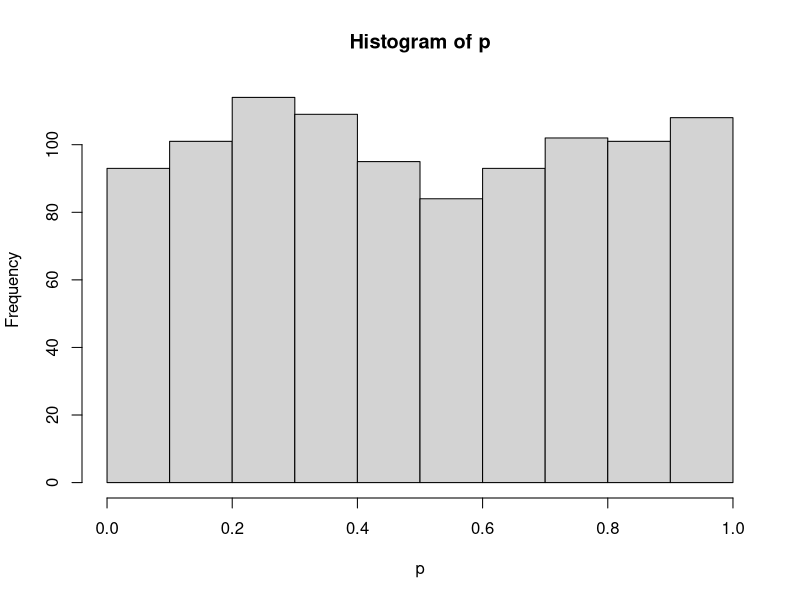
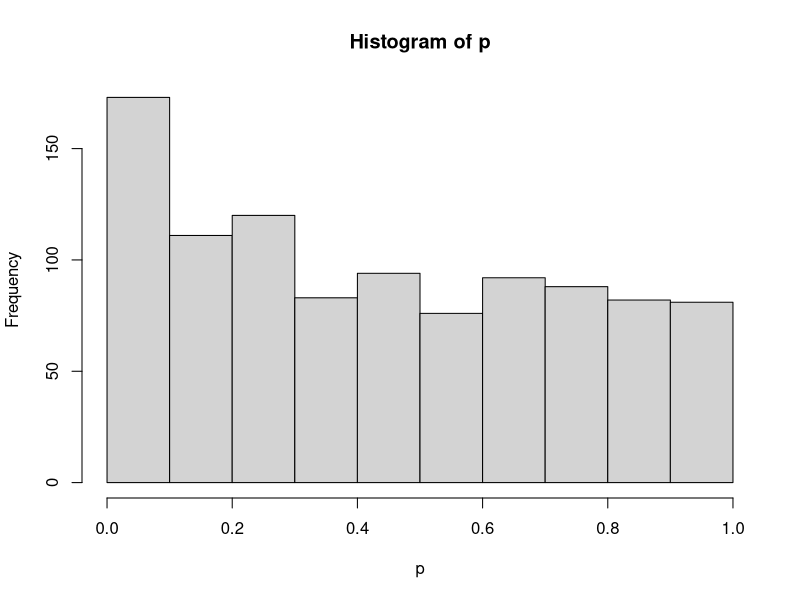
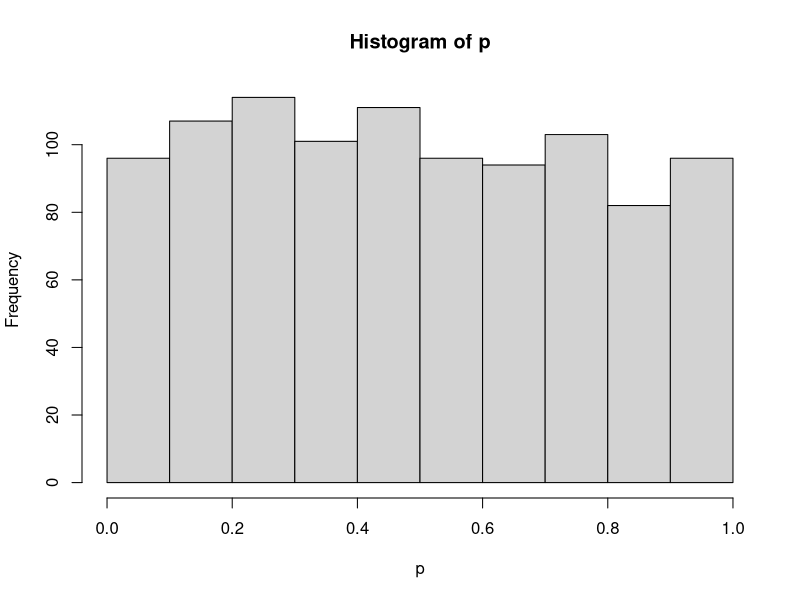
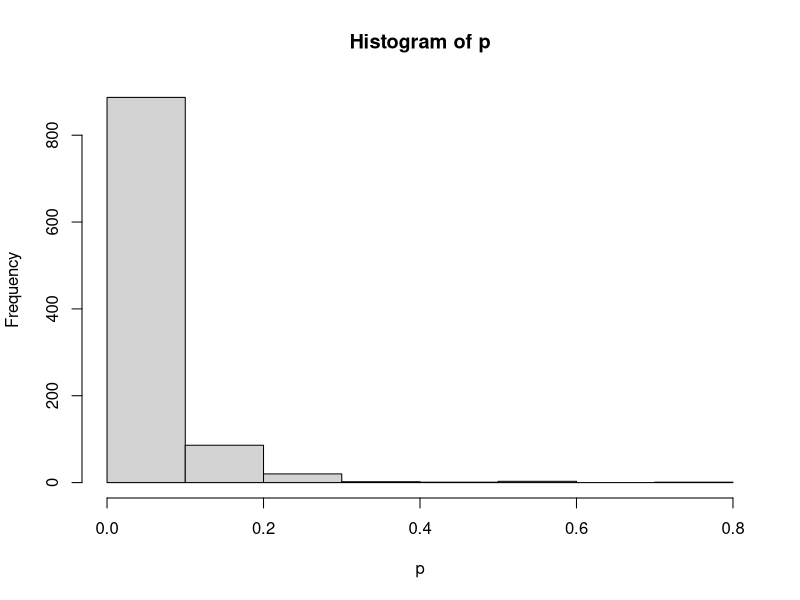

These figures' R source, in order:
## ---- chunk 1
knitr::opts_chunk$set(echo=TRUE, comment=NULL)
## ---- chunk 2
test<-function(n=10,moy=0,et=1){
  X=rnorm(n,0,1)
  Y=rnorm(n,moy,et)
  
  result=t.test(X,Y)
  
  result$p.value
}

testexp<-function(n=10,rate=1){
  X=rexp(n,1)
  Y=rexp(n,rate)
  
  result=t.test(X,Y)
  
  result$p.value
}

## ---- chunk 3
p = replicate(1000, test())
## ---- chunk 4
hist(p)
## ---- chunk 5
p = replicate(1000, test(moy=0.3))
## ---- chunk 6
hist(p)
## ---- chunk 7
p = replicate(1000, testexp(rate=1))

## ---- chunk 8
hist(p)
## ---- chunk 9
p = replicate(1000, testexp(rate=5))
## ---- chunk 10
hist(p)
